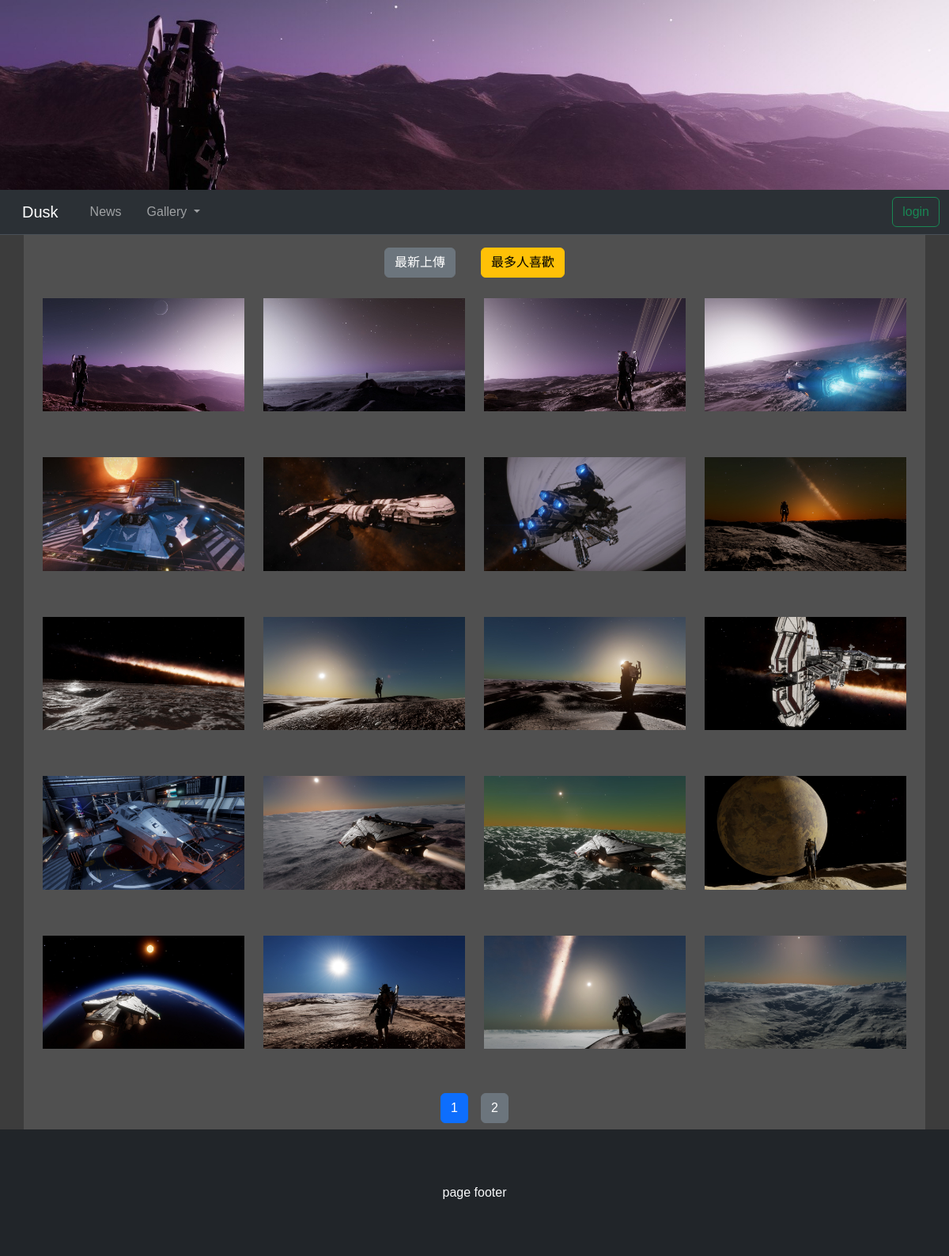
Before: /index.php?do=gallery&type=2&order=like_count with the older database file.
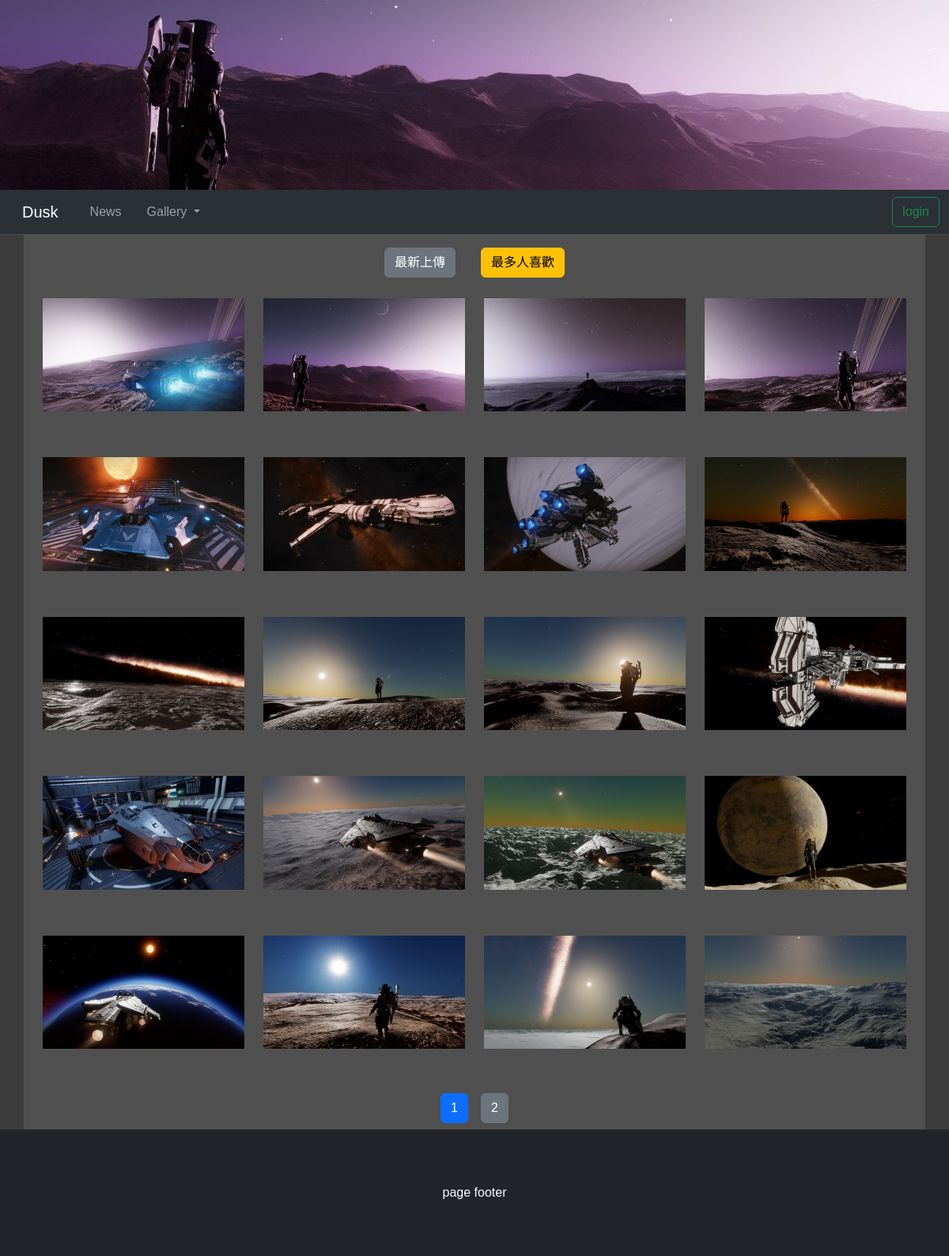
After: the same page with the newer database file.
### tables this page shows
CREATE TABLE `p01_banner` (
  `id` int(4) UNSIGNED NOT NULL,
  `img` text NOT NULL,
  `type_id` int(4) UNSIGNED NOT NULL
);

CREATE TABLE `p01_gallery` (
  `id` int(10) UNSIGNED NOT NULL,
  `title` text NOT NULL,
  `text` text NOT NULL,
  `img` text NOT NULL,
  `user` text NOT NULL,
  `like_count` int(10) UNSIGNED NOT NULL,
  `type_id` int(4) UNSIGNED NOT NULL
);

### api/db.php (called while the page is built, shortened)
<?php
class myDB{
    private $host;
    private $charset;
    private $database;
    private $table;
    private $user;
    private $password;
    function __construct($host, $charset, $database, $user, $password, $table){
        $this->host = $host;
        $this->charset = $charset;
        $this->database = $database;
        $this->table = $table;
        $this->user = $user;
        $this->password = $password;
    }
    function dbLogIn(){
        $dns = "mysql:host=$this->host;charset=$this->charset;dbname=$this->database";
        return new PDO($dns, $this->user, $this->password);
    }
    function targetToString($target, $separator){
        $targetSet = [];
        foreach($target as $key=>$value){
            array_push($targetSet, "`$key`='$value'");
        }
        return implode($separator, $targetSet);
    }
    function search($target){
        $pdo = $this->dbLogIn();
        $targetSet = $this->targetToString($target, "&&");
        $sql = "select * from `$this->table` where $targetSet";
        return $pdo->query($sql)->fetch(PDO::FETCH_ASSOC);
    }
    function searchAll($target=[], $option=""){
        $pdo = $this->dbLogIn();
        $sql = "select * from `$this->table`";
        if(count($target) != 0){
            $targetSet = $this->targetToString($target, "&&");
            $sql = "$sql where $targetSet";
        }
        if(strlen($option) > 0) $sql = $sql." $option";
        return $pdo->query($sql)->fetchAll(PDO::FETCH_ASSOC);
    }
    function count($target=[]){
        $pdo = $this->dbLogIn();
        $sql = "select count(*) from `$this->table`";
        if(count($target) != 0){
            $targetSet = $this->targetToString($target, "&&");
            $sql = "$sql where $targetSet";
        }
        $count = $pdo->query($sql)->fetch();
        return $count['count(*)'];
    }
}
function getUrl($get){
    $targetSet = [];
    foreach($get as $key=>$value){
        array_push($targetSet, "$key=$value");
    }
    return "./index.php?".(join("&", $targetSet));
}
?>

### front/gallery.php (the view, shortened to what this page needs)
<?php
if(isset($_GET['type'])) $total = $Gallery->count(['type_id'=>$_GET['type']]);
else if(isset($_GET['user'])) $total = $Gallery->count(['user'=>$_GET['user']]);
else $total = $Gallery->count();
$pageCount = ceil($total / 20);
$currentPage = (isset($_GET['p']) && $_GET['p']<=$pageCount? $_GET['p']:1);
$start = ($currentPage-1) * 20;
$orderDate = $_GET;
$orderDate['order'] = "id";
$orderLike = $_GET;
$orderLike['order'] = "like_count";
$order = "id";
if(isset($_GET['order']) && in_array($_GET['order'], ["id", "like_count"])) $order = $_GET['order'];
$option = "order by `$order` desc limit $start,20";
?>
<div class="container">
    <div class="d-flex justify-content-center">
        <a class="btn <?=$order=='id'?"btn-warning":"btn-secondary"?> m-3" href="<?=getUrl($orderDate)?>">最新上傳</a>
        <a class="btn <?=$order=='like_count'?"btn-warning":"btn-secondary"?> m-3" href="<?=getUrl($orderLike)?>">最多人喜歡</a>
    </div>
    <?php
    if(isset($_GET['type'])) $gallerys = $Gallery->searchAll(['type_id'=>$_GET['type']], $option);
    else if(isset($_GET['user'])) $gallerys = $Gallery->searchAll(['user'=>$_GET['user']], $option);
    else $gallerys = $Gallery->searchAll([], $option);
    $index = 0;
    if($total > 0){
        for($i=0; $i<5; $i++){
            echo "<div class='row'>";
            for($j=0; $j<4; $j++){
                $gallery = $gallerys[$index];
                $like = 'fa-regular';
                echo "
                <div class='col-12 col-md-3 gallery-grid' data-id='{$gallery['id']}' data-user='"
                    .(isset($_SESSION['user'])? $_SESSION['user']:"")."'>
                    <img class='gallery-img' src='./gallery/{$gallery['img']}'>
                    <div class='gallery-info'>
                        <div class='gallery-title ps-2'>{$gallery['title']}</div>
                        <div class='gallery-user ps-2'>{$gallery['user']}</div>
                        <div class='gallery-like' id='gallery-{$gallery['id']}'>
                            <i class='$like fa-heart'></i>
                            <span class='like-count'>{$gallery['like_count']}</span>
                        </div>
                    </div>
                </div>
                ";
                $index++;
                if($index >= count($gallerys)) break;
            }
            echo "</div>";
            if($index >= count($gallerys)) break;
        }
    }
    if($pageCount > 1){
        echo "<div class='container text-center'>";
        for($i=1; $i<=$pageCount; $i++){
            $btn = ($i==$currentPage? "btn-primary":"btn-secondary");
            $page = $_GET;
            $page['p'] = $i;
            echo "<a class='btn $btn m-2' href='".(getUrl($page))."'>$i</a>";
        }
        echo "</div>";
    }
    ?>
</div>

### index.php (shortened to what this page needs)
<?php
include_once "./api/db.php";
?>
<!DOCTYPE html>
<html lang="en">
<head>
    <link href="https://cdn.jsdelivr.net/npm/bootstrap@5.3.2/dist/css/bootstrap.min.css" rel="stylesheet">
    <link rel="stylesheet" href="https://cdnjs.cloudflare.com/ajax/libs/font-awesome/6.5.1/css/all.min.css" />
    <link rel="stylesheet" href="./css/dusk.css">
</head>
<body class="dusk-bg-gray">
    <?php include "./modal/update_news.php"; ?>
  <div class="top">
    <?php
      if(isset($_GET['type']) && $Banner->count(['type_id'=>$_GET['type']])!=0){
        $banner = $Banner->search(['type_id'=>$_GET['type']])['img'];
      }
      else $banner = $Banner->search(['type_id'=>0])['img'];
      echo "<div class='top-img' style='background-image: url(./banner/$banner);'></div>";
    ?>
  </div>
  <nav class="navbar navbar-expand-lg bg-body-tertiary bg-dark border-bottom border-body" data-bs-theme="dark">
      <div class="container-fluid">
        <a class="navbar-brand ms-3 me-3" href="./index.php">Dusk</a>
        <div class="collapse navbar-collapse" id="navbarSupportedContent">
          <ul class="navbar-nav ms-3 me-auto mb-2 mb-lg-0">
            <li class="nav-item me-3">
              <a class="nav-link" href="./index.php?do=news">News</a>
            </li>
            <li class="nav-item dropdown me-3">
              <a class="nav-link dropdown-toggle" href="#" role="button" data-bs-toggle="dropdown" aria-expanded="false">
                Gallery
              </a>
            </li>
          </ul>
          <div class="d-flex align-items-center ms-3">
            <?php
              if(isset($_SESSION['user'])){
                echo "<span class='text-light me-2'>歡迎!{$_SESSION['user']}</span>";
                if(isset($_SESSION['admin'])) include "./front/option_admin.php";
                else include "./front/option_user.php";
                echo "<button class='btn btn-outline-success logout-btn ms-3 me-3'>logout</button>";
              }
              else echo "<button class='btn btn-outline-success login-btn'>login</button>";
            ?>
          </div>
        </div>
      </div>
  </nav>
  <div class="container dusk-bg-lightgray">
    <?php
    if(isset($_GET['do'])){
      $file = "./front/{$_GET['do']}.php";
      if(file_exists($file)) include $file;
      else include "./front/main.php";
    }
    ?>
  </div>
  <div class="footer bg-dark text-light d-flex justify-content-center align-items-center">
      <span class="m-auto">page footer</span>
  </div>
</body>
</html>

### css/dusk.css (style rules this page uses)
body { font-family: "Noto Sans TC", sans-serif; font-optical-sizing: auto; font-weight: 500; font-style: normal; }
.dusk-bg-gray { background-color: rgb(60, 60, 60); }
.dusk-bg-lightgray { background-color: rgb(80, 80, 80); }
.top { height: 30vh; }
.top-img { width: 100%; height: 100%; background-size: cover; }
.footer { height: 20vh; }
.gallery-grid { max-height: 30vh; padding-top: 10px; display: flex; flex-wrap: wrap; }
.gallery-img { width: auto; max-width: 100%; height: auto; max-height: 90%; margin: auto; pointer-events: none; }

Changed rows visible on the page:
changed p01_gallery (number 1 of 20 on the later page): moves up the list
